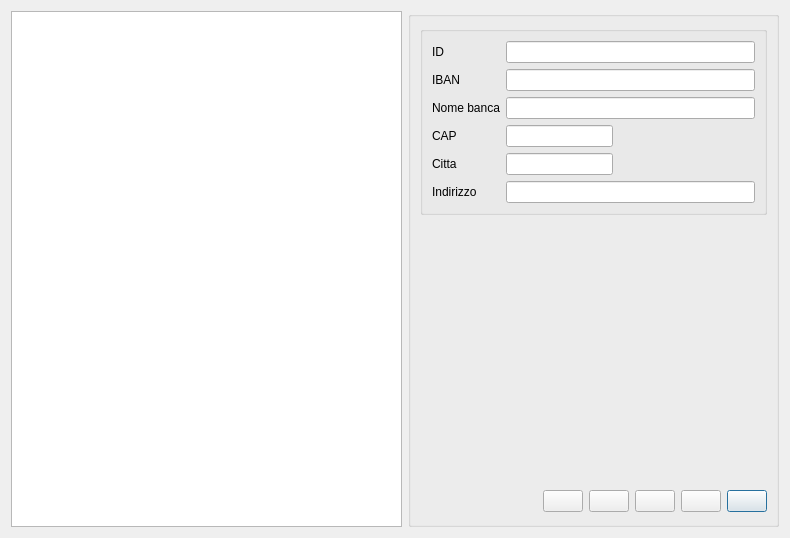
<?xml version="1.0" encoding="UTF-8"?>
<ui version="4.0">
 <class>banche</class>
 <widget class="QDialog" name="banche">
  <property name="geometry">
   <rect>
    <x>0</x>
    <y>0</y>
    <width>790</width>
    <height>538</height>
   </rect>
  </property>
  <property name="windowTitle">
   <string>Anagrafica banca</string>
  </property>
  <layout class="QGridLayout" name="gridLayout_4">
   <item row="0" column="0">
    <widget class="QTableView" name="tableView">
     <attribute name="verticalHeaderDefaultSectionSize">
      <number>15</number>
     </attribute>
    </widget>
   </item>
   <item row="0" column="1">
    <widget class="QGroupBox" name="groupBox">
     <property name="minimumSize">
      <size>
       <width>371</width>
       <height>0</height>
      </size>
     </property>
     <property name="maximumSize">
      <size>
       <width>371</width>
       <height>16777215</height>
      </size>
     </property>
     <property name="baseSize">
      <size>
       <width>371</width>
       <height>0</height>
      </size>
     </property>
     <layout class="QGridLayout" name="gridLayout_3">
      <item row="2" column="0">
       <spacer name="verticalSpacer">
        <property name="orientation">
         <enum>Qt::Vertical</enum>
        </property>
        <property name="sizeHint" stdset="0">
         <size>
          <width>124</width>
          <height>233</height>
         </size>
        </property>
       </spacer>
      </item>
      <item row="2" column="1">
       <spacer name="verticalSpacer_2">
        <property name="orientation">
         <enum>Qt::Vertical</enum>
        </property>
        <property name="sizeHint" stdset="0">
         <size>
          <width>106</width>
          <height>233</height>
         </size>
        </property>
       </spacer>
      </item>
      <item row="2" column="2">
       <spacer name="verticalSpacer_3">
        <property name="orientation">
         <enum>Qt::Vertical</enum>
        </property>
        <property name="sizeHint" stdset="0">
         <size>
          <width>106</width>
          <height>233</height>
         </size>
        </property>
       </spacer>
      </item>
      <item row="3" column="0">
       <spacer name="horizontalSpacer_3">
        <property name="orientation">
         <enum>Qt::Horizontal</enum>
        </property>
        <property name="sizeHint" stdset="0">
         <size>
          <width>124</width>
          <height>28</height>
         </size>
        </property>
       </spacer>
      </item>
      <item row="3" column="1" colspan="2">
       <layout class="QGridLayout" name="gridLayout">
        <item row="0" column="4">
         <widget class="QPushButton" name="esci">
          <property name="toolTip">
           <string>Esci da anagrafica
banca.</string>
          </property>
          <property name="text">
           <string/>
          </property>
          <property name="icon">
           <iconset resource="../../initdb/images.qrc">
            <normaloff>:/images/dialog-close.png</normaloff>:/images/dialog-close.png</iconset>
          </property>
          <property name="iconSize">
           <size>
            <width>16</width>
            <height>16</height>
           </size>
          </property>
         </widget>
        </item>
        <item row="0" column="3">
         <widget class="QPushButton" name="elimina_b">
          <property name="toolTip">
           <string>Elimina</string>
          </property>
          <property name="text">
           <string/>
          </property>
          <property name="icon">
           <iconset resource="../biblio.qrc">
            <normaloff>:/images/edit-delete.png</normaloff>:/images/edit-delete.png</iconset>
          </property>
          <property name="iconSize">
           <size>
            <width>16</width>
            <height>16</height>
           </size>
          </property>
         </widget>
        </item>
        <item row="0" column="0">
         <widget class="QPushButton" name="nuovo_b">
          <property name="text">
           <string/>
          </property>
          <property name="icon">
           <iconset resource="../biblio.qrc">
            <normaloff>:/images/documentation.png</normaloff>:/images/documentation.png</iconset>
          </property>
          <property name="iconSize">
           <size>
            <width>16</width>
            <height>16</height>
           </size>
          </property>
         </widget>
        </item>
        <item row="0" column="1">
         <widget class="QPushButton" name="salva">
          <property name="toolTip">
           <string>Salva</string>
          </property>
          <property name="text">
           <string/>
          </property>
          <property name="icon">
           <iconset resource="../biblio.qrc">
            <normaloff>:/images/document-save.png</normaloff>:/images/document-save.png</iconset>
          </property>
          <property name="iconSize">
           <size>
            <width>16</width>
            <height>16</height>
           </size>
          </property>
         </widget>
        </item>
        <item row="0" column="2">
         <widget class="QPushButton" name="pdf_ex">
          <property name="text">
           <string/>
          </property>
          <property name="icon">
           <iconset resource="../biblio.qrc">
            <normaloff>:/images/pdf.png</normaloff>:/images/pdf.png</iconset>
          </property>
         </widget>
        </item>
       </layout>
      </item>
      <item row="1" column="0" colspan="3">
       <widget class="QGroupBox" name="groupBox">
        <layout class="QGridLayout" name="gridLayout_2">
         <item row="0" column="0">
          <widget class="QLabel" name="label_6">
           <property name="text">
            <string>ID</string>
           </property>
          </widget>
         </item>
         <item row="0" column="1" colspan="2">
          <widget class="QLineEdit" name="id">
           <property name="readOnly">
            <bool>true</bool>
           </property>
          </widget>
         </item>
         <item row="1" column="0">
          <widget class="QLabel" name="label">
           <property name="text">
            <string>IBAN</string>
           </property>
          </widget>
         </item>
         <item row="1" column="1" colspan="2">
          <widget class="QLineEdit" name="iban"/>
         </item>
         <item row="2" column="0">
          <widget class="QLabel" name="label_2">
           <property name="text">
            <string>Nome banca</string>
           </property>
          </widget>
         </item>
         <item row="2" column="1" colspan="2">
          <widget class="QLineEdit" name="banca"/>
         </item>
         <item row="3" column="0">
          <widget class="QLabel" name="label_3">
           <property name="text">
            <string>CAP</string>
           </property>
          </widget>
         </item>
         <item row="3" column="1">
          <widget class="QLineEdit" name="cap"/>
         </item>
         <item row="3" column="2">
          <spacer name="horizontalSpacer">
           <property name="orientation">
            <enum>Qt::Horizontal</enum>
           </property>
           <property name="sizeHint" stdset="0">
            <size>
             <width>136</width>
             <height>20</height>
            </size>
           </property>
          </spacer>
         </item>
         <item row="4" column="0">
          <widget class="QLabel" name="label_4">
           <property name="text">
            <string>Citta</string>
           </property>
          </widget>
         </item>
         <item row="4" column="1">
          <widget class="QLineEdit" name="citta"/>
         </item>
         <item row="4" column="2">
          <spacer name="horizontalSpacer_2">
           <property name="orientation">
            <enum>Qt::Horizontal</enum>
           </property>
           <property name="sizeHint" stdset="0">
            <size>
             <width>136</width>
             <height>20</height>
            </size>
           </property>
          </spacer>
         </item>
         <item row="5" column="0">
          <widget class="QLabel" name="label_5">
           <property name="text">
            <string>Indirizzo</string>
           </property>
          </widget>
         </item>
         <item row="5" column="1" colspan="2">
          <widget class="QLineEdit" name="indirizzo"/>
         </item>
        </layout>
       </widget>
      </item>
     </layout>
    </widget>
   </item>
  </layout>
 </widget>
 <tabstops>
  <tabstop>id</tabstop>
  <tabstop>iban</tabstop>
  <tabstop>banca</tabstop>
  <tabstop>cap</tabstop>
  <tabstop>citta</tabstop>
  <tabstop>indirizzo</tabstop>
  <tabstop>nuovo_b</tabstop>
  <tabstop>salva</tabstop>
  <tabstop>pdf_ex</tabstop>
  <tabstop>elimina_b</tabstop>
  <tabstop>esci</tabstop>
  <tabstop>tableView</tabstop>
 </tabstops>
 <resources>
  <include location="../../initdb/images.qrc"/>
  <include location="../biblio.qrc"/>
 </resources>
 <connections/>
</ui>
